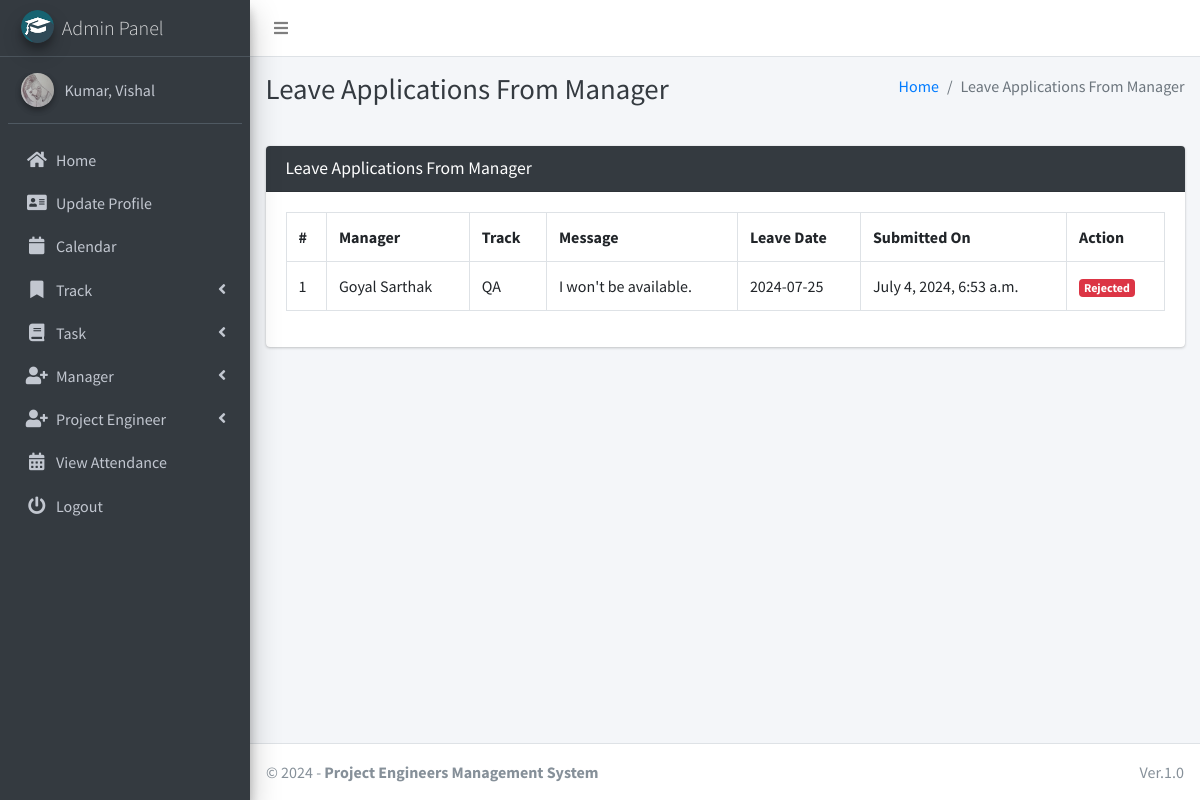
Screenshot of /manager/view/leave/ (signed in) with the database file from the repository.
### main_app/models.py (models this page shows)
class CustomUser(AbstractUser):
    USER_TYPE = ((1, "HOD"), (2, "Manager"), (3, "ProjectEngineer"))
    GENDER = [("M", "Male"), ("F", "Female")]
    username = None  # Removed username, using email instead
    email = models.EmailField(unique=True)
    user_type = models.CharField(default=1, choices=USER_TYPE, max_length=1) # type: ignore
    gender = models.CharField(max_length=1, choices=GENDER)
    profile_pic = models.ImageField()
    address = models.TextField()
    fcm_token = models.TextField(default="")  # For firebase notifications
    created_at = models.DateTimeField(auto_now_add=True)
    updated_at = models.DateTimeField(auto_now=True)
    USERNAME_FIELD = "email"
    REQUIRED_FIELDS = []
    objects = CustomUserManager()
    def __str__(self):
        return self.last_name + ", " + self.first_name

class LeaveReportManager(models.Model):
    manager = models.ForeignKey(Manager, on_delete=models.CASCADE)
    date = models.CharField(max_length=60)
    message = models.TextField()
    status = models.SmallIntegerField(default=0)
    created_at = models.DateTimeField(auto_now_add=True)
    updated_at = models.DateTimeField(auto_now=True)

class Manager(models.Model):
    track = models.ForeignKey(Track, on_delete=models.DO_NOTHING, null=True, blank=False)
    admin = models.OneToOneField(CustomUser, on_delete=models.CASCADE)
    def __str__(self):
        return self.admin.last_name + " " + self.admin.first_name

class Track(models.Model):
    name = models.CharField(max_length=120)
    created_at = models.DateTimeField(auto_now_add=True)
    updated_at = models.DateTimeField(auto_now=True)
    def __str__(self):
        return self.name

### main_app/hod_views.py (the view, shortened to what this page needs)
# urls.py: path("manager/view/leave/", hod_views.view_manager_leave, name="view_manager_leave",), # type: ignore
@csrf_exempt
def view_manager_leave(request):
    if request.method != 'POST':
        allLeave = LeaveReportManager.objects.all()
        context = {
            'allLeave': allLeave,
            'page_title': 'Leave Applications From Manager'
        }
        return render(request, "hod_template/manager_leave_view.html", context)

### main_app/templates/hod_template/manager_leave_view.html (shortened to what this page needs)
{% extends 'main_app/base.html' %}
{% load static %}
{% block page_title %}{{page_title}}{% endblock page_title %}
{% block content %}
<section class="content">
    <div class="container-fluid">
        <div class="row">
            <div class="col-md-12">
                <div class="card card-dark">
                    <div class="card-header">
                        <h3 class="card-title">{{page_title}}</h3>
                    </div>
                    <div class="table card-body">
                        <table class="table table-bordered table-hover">
                            <tr>
                                <th>#</th>
                                <th>Manager</th>
                                <th>Track</th>
                                <th>Message</th>
                                <th>Leave Date</th>
                                <th>Submitted On</th>
                                <th>Action</th>
                            </tr>
                            {% for leave in  allLeave %}
                              <tr>
                                  <td>{{forloop.counter}}</td>
                                  <td>{{leave.manager}}</td>
                                  <td>{{leave.manager.track}}</td>
                                  <td>{{leave.message}}</td>
                                  <td>{{leave.date}}</td>
                                  <td>{{leave.created_at}}</td>
                                      {% if leave.status == 0 %}
                                           <td> <button data-toggle = "modal" data-target = "#reply_modal" value="{{leave.id}}" class="btn btn-success reply_open_modal">Reply</button>
{% elif leave.status == -1 %}
<td><span  class='badge badge-danger'>Rejected</span></td>
{% else %}
<td><span  class='badge badge-success'>Approved</span></td>
                                            <td>{{feedback.updated_at}}</td>
                                      {% endif %}
                              </tr>
                            {% endfor %}
                        </table>
                    </div>
                    </div>
            </div>
        </div>
    </div>
</section>
{% endblock content %}

### main_app/templates/main_app/sidebar_template.html (shortened to what this page needs)
{% load static %}
<aside class="main-sidebar sidebar-dark-info elevation-4">
    {% if request.user.user_type == '1' %}
    <a href="{% url 'admin_home' %}" class="brand-link">
        <img src="{% static 'dist/img/cmsl.png' %} " alt="AdminLTE Logo"
            class="brand-image img-circle elevation-3" >
        <span class="brand-text font-weight-light">Admin Panel</span>
    </a>
    <div class="sidebar">
        <div class="user-panel mt-3 pb-3 mb-3 d-flex">
            <div class="image">
                <img src="{{ request.user.profile_pic}}" class="img-circle elevation-2" alt="User Image">
            </div>
            <div class="info">
                <a href="#" class="d-block">{{user}}</a>
            </div>
        </div>
        <nav class="mt-2">
            <ul class="nav nav-pills nav-sidebar flex-column" data-widget="treeview" role="menu" data-accordion="false">
                <li class="nav-item">
                    {% url 'admin_home' as admin_home %}
                    <a href="{{admin_home}}" class="nav-link {% if admin_home == request.path %} active {% endif %}">
                        <i class="nav-icon fas fa-home"></i>
                        <p>
                            Home
                        </p>
                    </a>
                </li>
                <li class="nav-item">
                    {% url 'admin_view_profile' as admin_view_profile %}
                    <a href="{{admin_view_profile}}"
                        class="nav-link {% if admin_view_profile == request.path %} active {% endif %}">
                        <i class="nav-icon fas fa-address-card"></i>
                        <p>
                            Update Profile
                        </p>
                    </a>
                </li>
                <li class="nav-item">
                    <a href="/calendar"
                        class="nav-link">
                        <i class="nav-icon fas fa-calendar"></i>
                        <p>
                            Calendar
                        </p>
                    </a>
                </li>
                <li class="nav-item has-treeview">
                    <a href="#" class="nav-link">
                        <i class="nav-icon fas fa-bookmark"></i>
                        <p>
                            Track
                            <i class="fas fa-angle-left right"></i>
                        </p>
                    </a>
                </li>
                <li class="nav-item has-treeview">
                    <a href="#" class="nav-link">
                        <i class="nav-icon fas fa-book"></i>
                        <p>
                            Task
                            <i class="fas fa-angle-left right"></i>
                        </p>
                    </a>
                </li>
                <li class="nav-item has-treeview">
                    <a href="#" class="nav-link">
                        <i class="nav-icon fas fa-user-plus"></i>
                        <p>
                            Manager
                            <i class="fas fa-angle-left right"></i>
                        </p>
                    </a>
        </li>
        <li class="nav-item has-treeview">
            <a href="#" class="nav-link">
                <i class="nav-icon fas fa-user-plus"></i>
                <p>
                    Project Engineer
                    <i class="fas fa-angle-left right"></i>
                </p>
            </a>
        </li>
         <li class="nav-item">
            {% url 'admin_view_attendance' as admin_view_attendance %}
                    <a href="{{ admin_view_attendance }}"
                        class="nav-link  {% if admin_view_attendance == request.path %} active {% endif %}">
                        <i class="nav-icon fas fa-calendar-alt"></i>
                        <p>
                            View Attendance
                        </p>
                    </a>
                </li>
                                        {% endif %}
                                        <li class="nav-item">
                                            <a href="{% url 'user_logout' %}"
                                                onclick="return confirm('Your session would be terminated.\n\nProceed?')"
                                                class="nav-link">
                                                <i class="nav-icon fas fa-power-off"></i>
                                                <p>
                                                    Logout
                                                </p>
                                            </a>
                                        </li>
                                    </ul>
                                </nav>
                            </div>
</aside>

### rows the page displays
CustomUser: user.profile_pic (picture), last_name+first_name "Kumar, Vishal"
LeaveReportManager: manager "Goyal Sarthak", manager.track "QA", message "I won't be available.", date "2024-07-25", created_at "July 4, 2024, 6:53 a.m.", status "Rejected"

### other values shown
{{ page_title }} "Leave Applications From Manager"
